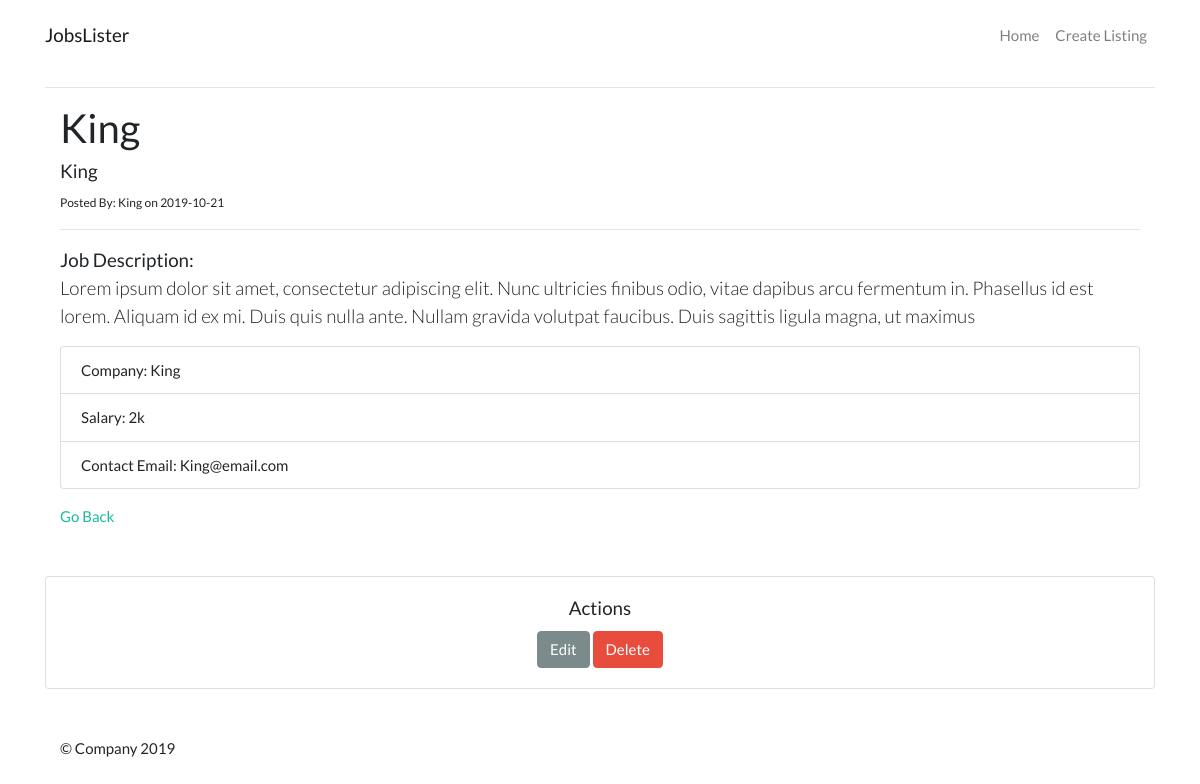
The page /job.php?id=3 on the database its author committed.
### tables this page shows
CREATE TABLE `jobs` (
  `id` int(11) NOT NULL,
  `category_id` int(11) NOT NULL,
  `company` varchar(255) NOT NULL,
  `job_title` varchar(255) NOT NULL,
  `description` varchar(255) NOT NULL,
  `salary` varchar(255) NOT NULL,
  `location` varchar(255) NOT NULL,
  `contact_user` varchar(255) NOT NULL,
  `contact_email` varchar(255) NOT NULL,
  `post_date` timestamp NOT NULL DEFAULT CURRENT_TIMESTAMP
);

### library/Template.php (called while the page is built, shortened)
<?php
    class Template {
        protected $template;
        public function __construct($template) {
            $this->template = $template;
        }
        public function __toString() {
            include basename($this->template);
            return ob_get_clean();
        }
    }
?>

### library/Database.php (called while the page is built, shortened)
<?php
    class Database {
        private $host = DB_HOST;
        private $user = DB_USER;
        private $pass = DB_PASS;
        private $dbname = DB_NAME;
        private $dbh;
        private $stmt;
        public function __construct() {
            $dsn = 'mysql:host='. $this->host .';dbname='. $this->dbname;
            $options = [
                PDO::ATTR_PERSISTENT => true,
                PDO::ATTR_ERRMODE => PDO::ERRMODE_EXCEPTION,
            ];
            try {
                $this->dbh = new PDO($dsn, $this->user, $this->pass, $options);
            } catch(PDOException $e) {
                  $this->error = $e->getMessage();
            }
        }
         public function query($query) {
            $this->stmt = $this->dbh->prepare($query);
        }
        public function bind($param,$value,$type = null) {
            if(is_null($type)) {
                switch(true) {
                     default:
                        $type = PDO::PARAM_STR;
                }
            }
            $this->stmt->bindValue($param,$value,$type);
        }
        public function execute() {
            return $this->stmt->execute();
        }
        public function single() {
            $this->execute();
            return $this->stmt->fetch(PDO::FETCH_OBJ);
        }
    }
?>

### library/Job.php (called while the page is built, shortened)
<?php
    class Job {
        private $db;
        public function __construct() {
            $this->db = new Database;
        }
         public function getJob($id) {
                $this->db->query("SELECT * FROM jobs WHERE id = :id");
                $this->db->bind(":id",$id);
                $row = $this->db->single();
            return $row;
         }
    }
?>

### templates/job-single.php (the view, shortened to what this page needs)
<?php include "inc/header.php"; ?>
<div class="container">
    <div class="row">
        <div class="col-md-12">
            <h2><?= $jobs->job_title; ?></h2>
            <h5><?= $jobs->location; ?></h5>
            <small>Posted By: <?= $jobs->contact_user;?> on <?= substr($jobs->post_date,0,10); ?></small>
            <hr>
            <p class="lead"><b>Job Description:</b><br>
            <?= $jobs->description; ?></p>
        </div>
        </div>
        <div class="row">
            <div class="col-md-12">
                <ul class="list-group">
                    <li class="list-group-item">Company: <?= $jobs->company; ?></li>
                    <li class="list-group-item">Salary: <?= $jobs->salary; ?></li>
                    <li class="list-group-item">Contact Email: <?= $jobs->contact_email; ?></li>
                </ul>
            </div>
        </div>
        <div class="row mt-3">
            <div class="col-md-12">
                <a href="index.php">Go Back</a>
            </div>
        </div>
        <div class="row mt-5">
           <div class="card" style="width: 100%;">
                <div class="card-body text-center">
                    <h5 class="card-title">Actions</h5>
                    <a href="edit.php?id=<?= $jobs->id; ?>" class="card-link btn btn-dark">Edit</a>
                    <form action="" method="post" style="display:inline" action="job.php">
                        <input type="submit" value="Delete" class="btn btn-danger">
                    </form>
                </div>
            </div>
        </div>
</div>
<?php include "inc/footer.php"; ?>

### rows shown on the page
jobs: job_title "King", location "King", contact_user "King", post_date "2019-10-21", description "Lorem ipsum dolor sit amet, consectetur adipiscing elit. Nunc ultricies finibus odio, vitae dapibus arcu fermentum in. Phasellus id est lorem. Aliquam id ex mi. Duis quis nulla ante. Nullam gravida volutpat faucibus. Duis sagittis ligula magna, ut maximus", company "King", salary "2k", contact_email "King@email.com"

### other values the page prints
SITE_NAME "JobsLister"
